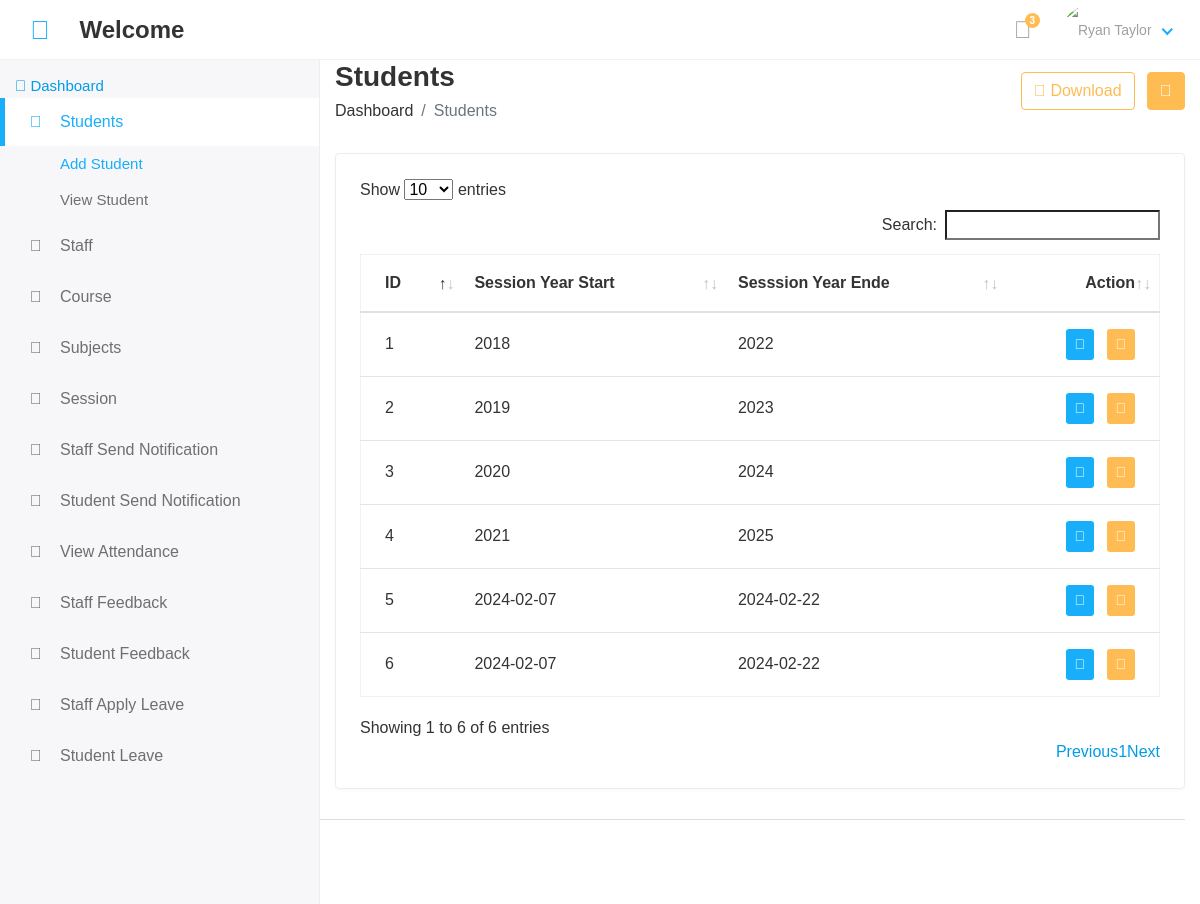
The page /hod/view/session on the database its author committed.
### app/models.py (models this page shows, shortened)
class Session(models.Model):
    session_start=models.CharField(max_length=50)
    session_end=models.CharField(max_length=50)

### cozy_cup/Hod_views.py (the view)
# urls.py: path('hod/view/session', Hod_views.View_session, name='View_session'),
def View_session(request):
    session = Session.objects.all()
    context = {
        'session': session
    }
    return render(request, 'Hod/view_session.html', context)

### templates/Hod/view_session.html
{% extends "base.html" %}
{% block content %}
    <div class="page-header">
       <div class="row align-items-center">
          <div class="col">
             <h3 class="page-title">Students</h3>
             <ul class="breadcrumb">
                <li class="breadcrumb-item"><a href="index.html">Dashboard</a></li>
                <li class="breadcrumb-item active">Students</li>
             </ul>
          </div>
          <div class="col-auto text-right float-right ml-auto">
             <a href="#" class="btn btn-outline-primary mr-2"><i class="fas fa-download"></i> Download</a>
             <a href="add-student.html" class="btn btn-primary"><i class="fas fa-plus"></i></a>
          </div>
       </div>
    </div>
    <div class="row">
       <div class="col-sm-12">
          <div class="card card-table">
             <div class="card-body">
                <div class="table-responsive">
                   <table id="table_id" class="table table-hover table-center mb-0 ">
                      <thead>
                         <tr>
                            <th>ID</th>
                            <th>Session Year Start</th>
                            <th>Sesssion Year Ende</th>
                            <th class="text-right">Action</th>
                         </tr>
                      </thead>
                      <tbody>
                        {%for i in session %}
                         <tr>
                            <td>{{i.id}}</td>
                            <td>{{i.session_start}}</td>
                            <td>{{i.session_end}}</td>
                            <td class="text-right">
                               <div class="actions">
                                  <a href="{% url 'Edit_session' i.id %}" class="btn btn-sm bg-success-light mr-2">
                                  <i class="fas fa-pen"></i>
                                  </a>
                                  <a href="{% url 'Delete_subject' i.id %}" class="btn btn-sm bg-danger-light">
                                  <i class="fas fa-trash"></i>
                                  </a>
                               </div>
                            </td>
                         </tr>
                         {%endfor%}
                      </tbody>
                   </table>
                </div>
             </div>
          </div>
       </div>
    </div>
 </div>
{% endblock content %}

### static/assets/css/style.css (style rules this page uses)
html { height: 100%; }
body { background-color: #fff; color: #333; font-family: 'Poppins', sans-serif; font-size: 1rem; height: 100%; line-height: 1.5; overflow-x: hidden; }
h1, h2, h3, h4, h5, h6 { font-family: 'Poppins', sans-serif; margin-top: 0; }
a { color: #009ce7; }
input, button, a { transition: all 0.4s ease; -moz-transition: all 0.4s ease; -o-transition: all 0.4s ease; -ms-transition: all 0.4s ease; -webkit-transition: all 0.4s ease; }
ul, ol { padding: 0px; list-style: none; }
.table { color: #333; max-width: 100%; margin-bottom: 0; width: 100%; }
.table.dataTable { border-collapse: collapse !important; border: 1px solid rgba(0, 0, 0, 0.05); }
.table thead tr th { font-weight: 600; }
.table tbody tr { border-bottom: 1px solid rgba(0, 0, 0, 0.05); }
.table.table-center td, .table.table-center th { vertical-align: middle; }
.card-table .card-body .table > thead > tr > th { border-top: 0; }
.card-table .card-body .table tr td:first-child, .card-table .card-body .table tr th:first-child { padding-left: 1.5rem; }
.card-table .card-body .table tr td:last-child, .card-table .card-body .table tr th:last-child { padding-right: 1.5rem; }
.card-table .table td, .card-table .table th { border-top: 1px solid #e2e5e8; padding: 1rem 0.75rem; white-space: nowrap; }
.btn-primary { background-color: #FFBC53; border: 1px solid #FFBC53; }
.btn-outline-primary { color: #FFBC53; border-color: #FFBC53; }
.card { border: 1px solid #ececf5; box-shadow: 0 1px 3px 0 rgba(0, 0, 0, 0.03); margin-bottom: 1.875rem; }
.card-body { padding: 1.5rem; }
.bg-danger-light { background-color:#FFBC53 !important; color:#fff !important; }
.bg-success-light { background-color: #18aefa; color: #fff; }
.page-header { margin-bottom: 1.875rem; }
.page-header .breadcrumb { background-color: transparent; color: #6c757d; font-size: 1rem; font-weight: 500; margin-bottom: 0; padding: 0; }
.page-header .breadcrumb a { color: #333; }
.page-title { font-size: 28px; font-weight: 600; color: #333; margin-bottom: 5px; }

### rows shown on the page
Session: id "1", session_start "2018", session_end "2022"
Session: id "2", session_start "2019", session_end "2023"
Session: id "3", session_start "2020", session_end "2024"
Session: id "4", session_start "2021", session_end "2025"
Session: id "5", session_start "2024-02-07", session_end "2024-02-22"
Session: id "6", session_start "2024-02-07", session_end "2024-02-22"
